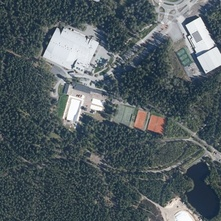
#> input picture ot/ot_-1_-1.jpg, 221 x 221 px, shrunk from 1024 x 1024 before the run; its folder holds only this picture in this run
$ python orto_savy.py
#> lines starting #> are read from the running program, lines starting #| are printed output that depends on the picture; after the words box and inside, x2 and y2 are one past the last pixel; in counts of white or black regions, pixels touching at a corner belong together
#> further down, im is the input picture: PIL image 221x221 RGB; mean R, G, B 82.7, 93.3, 98
"""Ilmakuvan sävykorjaus "lumen" poistamiseksi, 21.11.2026 (MAAN_PINTA_SUUNNITELMA.md, vaihe 1).

    python tools/maa/orto_savy.py                     # ot/ot_i_j.jpg -> maa/ot_s/ot_i_j.jpg (+ orto.jpg, outer.jpg -> maa/ot_s/)
    python tools/maa/orto_savy.py --vertailu 2 3      # tools/maa/out/savy_2_3.jpg: ennen | jälkeen rinnakkain
    python tools/maa/orto_savy.py --vahvuus 0.8       # 0..1 (oletus 1)

Alkuperäisiin ei kosketa. Peli ottaa korjatut käyttöön vaihtamalla polun 033_ilmakuva_tarkka.js:ssä (`./ot/` -> `./maa/ot_s/`), kun omistaja
on hyväksynyt vertailukuvat. HUOM: samoja ot-laattoja käytetään myös kattojen tekstuurina (roofTile), joten katot muuttuvat samalla.

Mitä tehdään (pikseleittäin, ei koneoppimista):
 1. ylivalottuneiden kohtien pehmeä kompressio (kirkkaus > 0,72 painetaan polvikäyrällä; valkoiset betonit, katot ja jäkälä eivät enää näytä lumelta)
 2. harmaan kylmän sävyn lämmitys (MML-ortokuvassa sininen vivahde), valkotasapaino laattakohtaisen harmaan keskiarvon mukaan
 3. varjojen lievä nosto (gamma tummissa)
 4. kasvillisuuden saturaation lisäys kesäiseksi (vihreä, ei keltainen), muun saturaation lievä lasku
"""
import argparse, glob, os, sys
import numpy as np
from PIL import Image
sys.path.insert(0, os.path.dirname(__file__))
from yhteiset import REPO


def korjaa(a, v=1.0):
#> called with v = 1
    x = a.astype(np.float32) / 255.0
    lum = 0.2126 * x[..., 0] + 0.7152 * x[..., 1] + 0.0722 * x[..., 2]
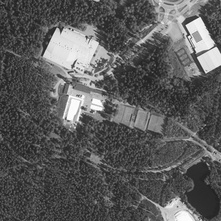
#> lum: shape (221, 221) float32; min 0.0993, max 1, mean 0.358
    mx, mn = x.max(-1), x.min(-1)
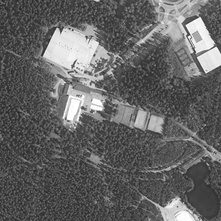
#> mx: shape (221, 221) float32; min 0.137, max 1, mean 0.39
    sat = (mx - mn) / np.maximum(mx, 1e-3)
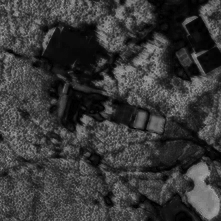
#> sat: shape (221, 221) float32; min 0, max 0.674, mean 0.227
    # 2. valkotasapaino harmaista (matala saturaatio, keskikirkkaus)
    m = (sat < 0.12) & (lum > 0.25) & (lum < 0.7)
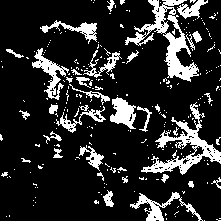
#> m: shape (221, 221) bool; 16.7% white; 250 white regions (212 under 20 px), largest, box (x1, y1, x2, y2) and area: (125, 0, 199, 82) 1657, (141, 102, 221, 175) 1451, (32, 48, 69, 100) 581
    if m.sum() > 1000:
        g = x[m].mean(0); g = g / g.mean()
#> after `g = x[m].mean(0)`: g = [0.467, 0.486, 0.484]
#> after `g = g / g.mean()`: g = [0.976, 1.01, 1.01]
        x = x / (1 + (g - 1) * 0.7 * v)
    # 4. saturaatio: kasvillisuus +, muu -
    lum = (0.2126 * x[..., 0] + 0.7152 * x[..., 1] + 0.0722 * x[..., 2])[..., None]
#> lum: shape (221, 221, 1) float32
    veg = ((2 * x[..., 1] - x[..., 0] - x[..., 2]) > 0.06)[..., None]
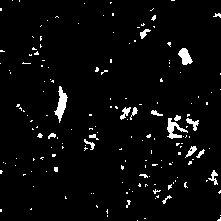
#> veg: shape (221, 221, 1) bool; 3.8% white; 169 white regions (151 under 20 px), largest, box (x1, y1, x2, y2) and area: (54, 86, 68, 123) 223, (167, 118, 188, 139) 180, (178, 48, 193, 65) 151
    k = np.where(veg, 1 + 0.25 * v, 1 - 0.12 * v)
    x = lum + (x - lum) * k
    # 1. polvikompressio kirkkaille + 3. varjojen nosto
    l2 = np.clip(0.2126 * x[..., 0] + 0.7152 * x[..., 1] + 0.0722 * x[..., 2], 1e-4, None)
    knee, top = 0.72, 0.86
    lo = l2 + v * 0.06 * np.clip(0.25 - l2, 0, None) / 0.25 * (1 - l2)        # tummat ylös hieman
    hi = np.where(lo > knee, knee + (top - knee) * (1 - np.exp(-(lo - knee) / (top - knee))), lo)
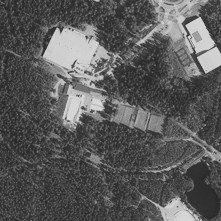
#> hi: shape (221, 221) float64; min 0.131, max 0.841, mean 0.355
    x = x * (hi / l2)[..., None]
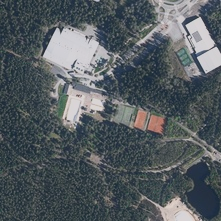
#> x: shape (221, 221, 3) float64; mean of channels 0, 1, 2 0.33, 0.36, 0.378; drawn as R, G, B
    return (np.clip(x, 0, 1) * 255 + 0.5).astype(np.uint8)


if __name__ == '__main__':
    ap = argparse.ArgumentParser()
    ap.add_argument('--vertailu', nargs=2, type=int)
    ap.add_argument('--vahvuus', type=float, default=1.0)
    ap.add_argument('--ulos', default=os.path.join(REPO, 'maa', 'ot_s'))
    A = ap.parse_args()
    if A.vertailu:
        i, j = A.vertailu
        a = np.asarray(Image.open(os.path.join(REPO, 'ot', f'ot_{i}_{j}.jpg')).convert('RGB'))
        b = korjaa(a, A.vahvuus)
        os.makedirs(os.path.join(REPO, 'tools', 'maa', 'out'), exist_ok=True)
        f = os.path.join(REPO, 'tools', 'maa', 'out', f'savy_{i}_{j}.jpg')
        Image.fromarray(np.concatenate([a, b], 1)).save(f, quality=88); print(f)
        sys.exit()
    os.makedirs(A.ulos, exist_ok=True)
    fs = sorted(glob.glob(os.path.join(REPO, 'ot', 'ot_*.jpg'))) + [os.path.join(REPO, n) for n in ('orto.jpg', 'outer.jpg') if os.path.exists(os.path.join(REPO, n))]
    for n, f in enumerate(fs):
        im = Image.open(f).convert('RGB')
        Image.fromarray(korjaa(np.asarray(im), A.vahvuus)).save(os.path.join(A.ulos, os.path.basename(f)), quality=90)
        if n % 20 == 0: print(n + 1, '/', len(fs), os.path.basename(f), flush=True)
#> pass 2 of the loop `for n, f in enumerate(fs):`:
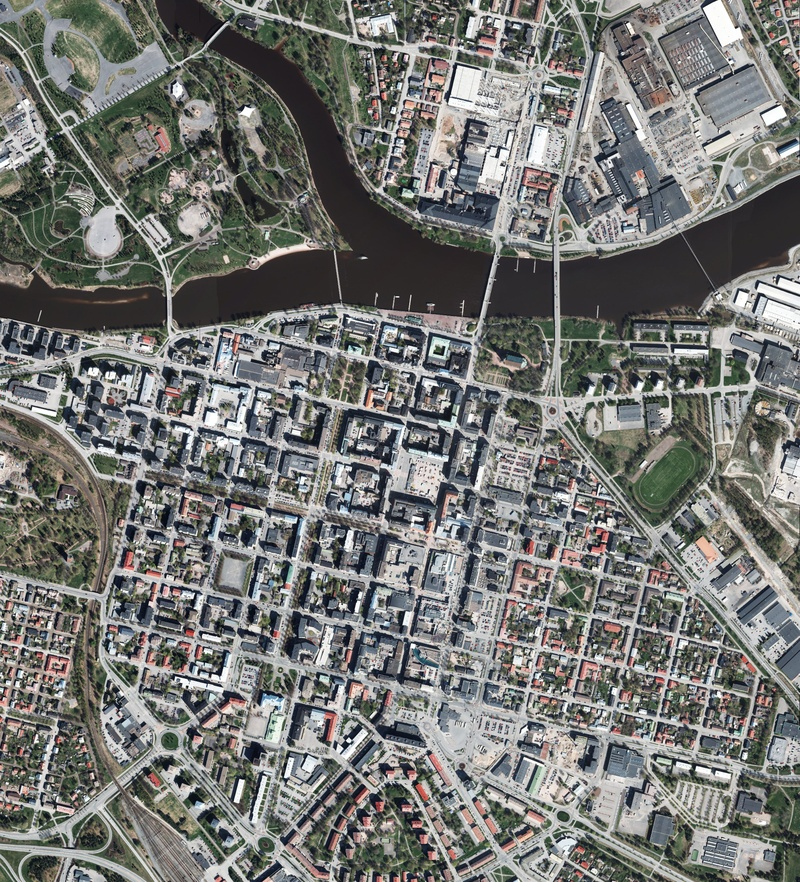
#> input picture orto.jpg, 800 x 882 px, shrunk from 3713 x 4096 before the run
#> im is the input picture: PIL image 800x882 RGB; mean R, G, B 116.9, 117.9, 115
#> mx: shape (882, 800) float32
#> mn: shape (882, 800) float32
#> sat: shape (882, 800) float32
#> in korjaa (call 2), `m = (sat < 0.12) & (lum > 0.25) & (lum < 0.7)`:
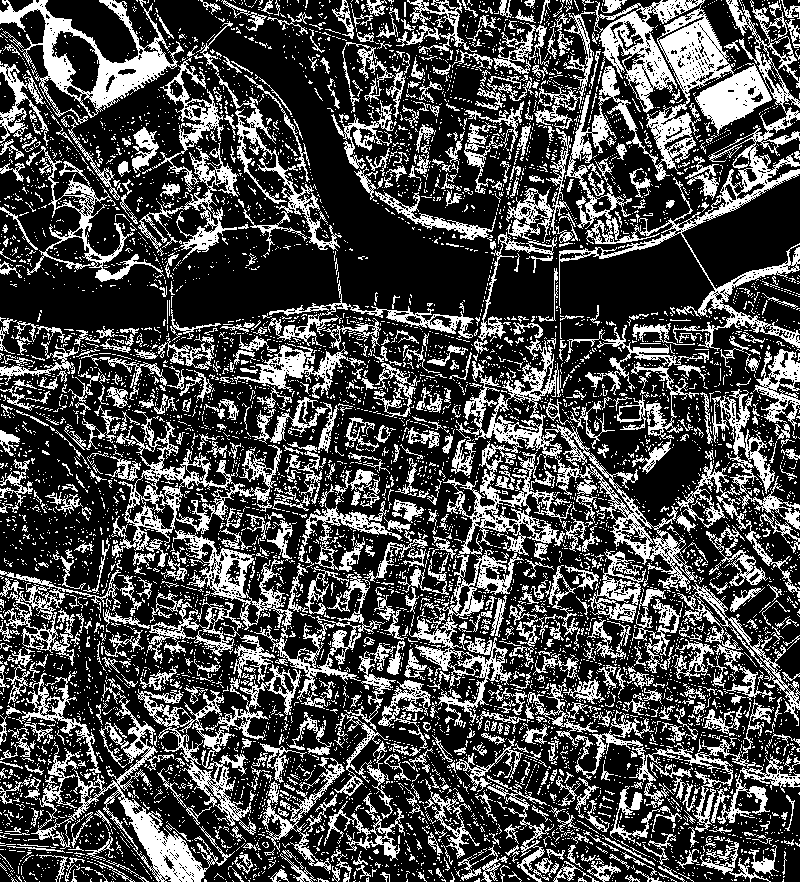
#> m: shape (882, 800) bool; 29.5% white in thin lines or dots
#> g = [0.503, 0.506, 0.499]
#> g = [1, 1.01, 0.993]
#> in korjaa (call 2), `veg = ((2 * x[..., 1] - x[..., 0] - x[..., 2]) > 0.06)[..., None]`:
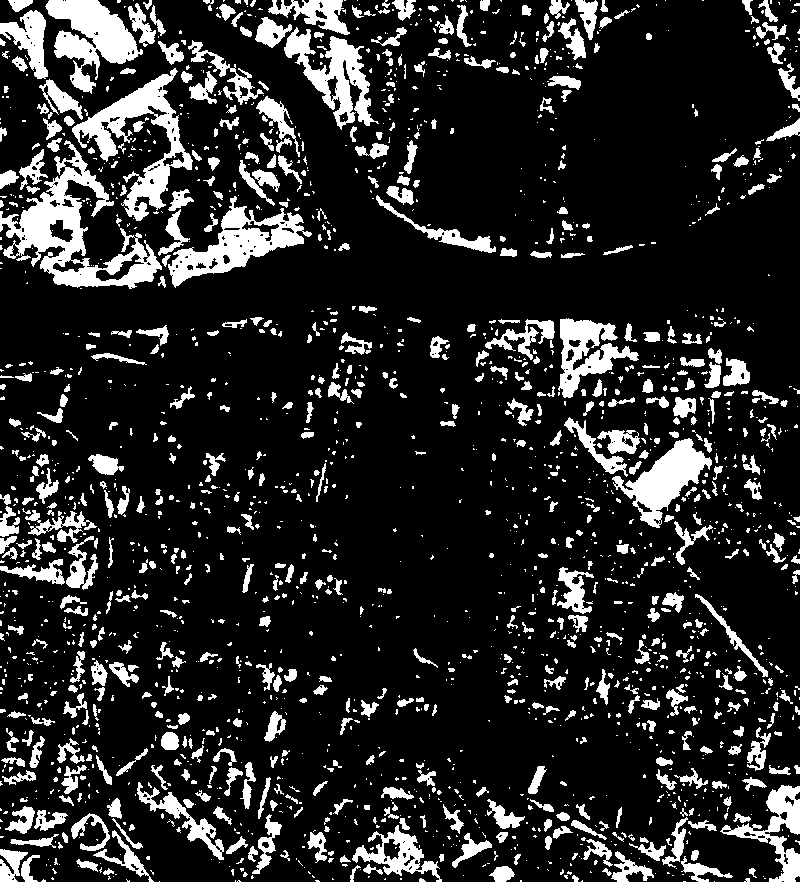
#> veg: shape (882, 800, 1) bool; 16% white; 2107 white regions (1438 under 20 px), largest, box (x1, y1, x2, y2) and area: (0, 140, 162, 289) 7304, (72, 68, 193, 221) 5206, (168, 196, 312, 288) 4365
#> l2: shape (882, 800) float64
#> lo: shape (882, 800) float64
#> hi: shape (882, 800) float64
    print('valmis', len(fs), '->', A.ulos)
